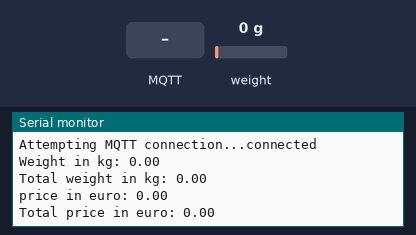
A program run on a simulated ESP32. Parts: the last lines printed to the serial monitor. The inputs (shaded band) are chosen by the test bench; at power-on: weight on the scale 0 g. WiFi joins after 1.5 s; servers stay silent unless stated; no MQTT or app messages arrive unless stated.

Above: at 7.2 s.
7.3 s: weight on the scale set to 3 g
At 10.5 s:
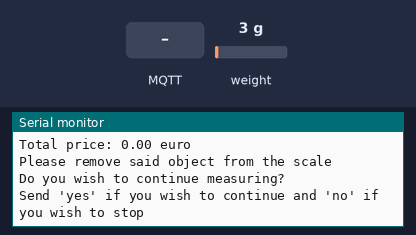
10.6 s: MQTT message "yes" arrives on the first subscribed topic
At 13.9 s:
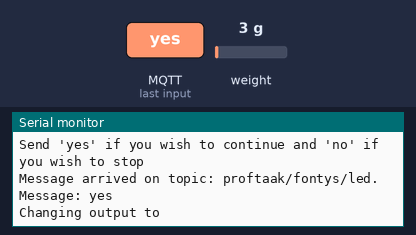
14.8 s: MQTT message "no" arrives on the first subscribed topic
At 17.6 s:
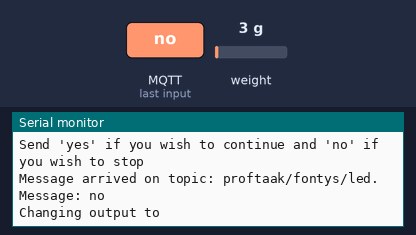
17.9 s: MQTT message "proftaak/fontys/led" arrives on the first subscribed topic
At 20.3 s:
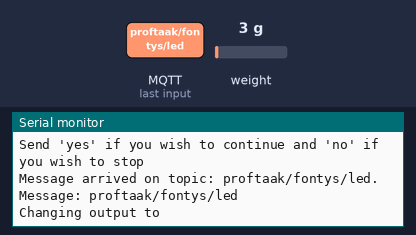
21.0 s: MQTT message "on" arrives on the first subscribed topic
At 23.2 s:
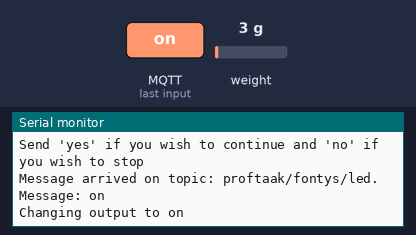
24.2 s: MQTT message "off" arrives on the first subscribed topic
At 26.3 s:
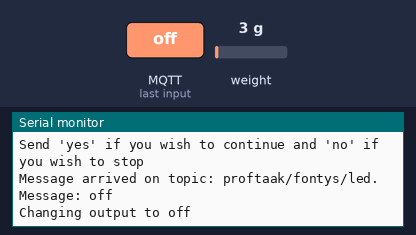
Timing chart, 0 to 27.8 s (numbered marks = the images above; inputs shaded):
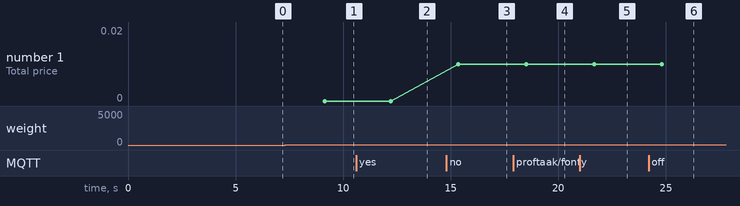

The program:

main.cpp
```cpp
#include <Arduino.h>
#include <WiFi.h>
#include <HX711.h>
#include <HX711_ADC.h>
#include <PubSubClient.h>
#include <Wire.h>

// initialize scale
HX711 scale;
const int CLOCKPIN = 4;
const int DATAPIN = 5;
HX711_ADC LoadCell(DATAPIN, CLOCKPIN);

// Replace the next variables with your SSID/Password combination
const char *ssid = "NETLAB-OIL010";
const char *password = "DesignChallenge";

// Add your MQTT Broker IP address, example:
// const char* mqtt_server = "192.168.1.144";
const char *mqtt_server = "192.168.160.210";
WiFiClient espClient;
PubSubClient client(espClient);
long lastMsg = 0;
char msg[50];
const int ledPin = 2;

// scale variables
float price = 0;
float weight = 0;
float total_weight = 0;
float total_price = 0;

// string for serial monitor
String message;

void mqtt_update()
{
  char currentstring[8];
  float weight_kg = weight / 1000;
  dtostrf(weight_kg, 1, 2, currentstring);
  Serial.print("Weight in kg: ");
  Serial.println(currentstring);
  client.publish("proftaak/fontys/weight", currentstring);

  currentstring[8];
  float total_weight_kg = total_weight / 1000;
  dtostrf(total_weight_kg, 1, 2, currentstring);
  Serial.print("Total weight in kg: ");
  Serial.println(currentstring);
  client.publish("proftaak/fontys/total_weight", currentstring);

  dtostrf(price, 1, 2, currentstring);
  Serial.print("price in euro: ");
  Serial.println(currentstring);
  client.publish("proftaak/fontys/price", currentstring);

  dtostrf(total_price, 1, 2, currentstring);
  Serial.print("Total price in euro: ");
  Serial.println(currentstring);
  client.publish("proftaak/fontys/total_price", currentstring);
}

void calibrate()
{
  LoadCell.tare();
  Serial.println("Calibration start");
  LoadCell.refreshDataSet(); // refresh the dataset to be sure that the known mass is measured correct
  float newCalibrationValue = 459.36;
  scale.set_scale(newCalibrationValue);
  delay(500);
  Serial.println("Calibration finished");
  delay(1000);
  Serial.println("Please put the object you want to measure on the scale");
}

void priceofplastic()
{
  price = weight / 1000 * 0.75;
  Serial.print("price: ");
  Serial.print(price);
  Serial.println(" euro");

  total_price = total_price + price;
  Serial.print("Total price: ");
  Serial.print(total_price);
  Serial.println(" euro");
}

void serialread()
{
  if (Serial.available() > 0) {
    char received = Serial.read();

    if (received == '\n') {
      if (message == "yes"){
        Serial.println("Please put the object you want to measure on the scale");
      }
      else if (message == "no") {
        mqtt_update();
        Serial.println("Thank you for using our project!");
        Serial.print("Your total money back is: ");
        Serial.print(total_price);
        Serial.println(" euro");
        Serial.print("The total weight of the measured objects is: ");
        Serial.print(total_weight / 1000);
        Serial.println(" kilograms");
        total_price = 0;
        total_weight = 0;
        //print receipt for customer
      }
      message = "";
    }else {
      message += received;
    }
  }
}

void measurements()
{
  weight = scale.get_units(10);
  total_weight = total_weight + weight;
  Serial.print("Weight: ");
  Serial.print(weight);
  Serial.println(" grams");

  Serial.print("Total weight: ");
  Serial.print(total_weight);
  Serial.println(" grams");

  priceofplastic(); // measure and print the price of the measured object

  delay(500);
  Serial.println("Please remove said object from the scale");
  delay(500);

  Serial.println("Do you wish to continue measuring?");
  Serial.println("Send 'yes' if you wish to continue and 'no' if you wish to stop");
}

void setup_wifi()
{
  delay(10);
  // We start by connecting to a WiFi network
  Serial.println();
  Serial.print("Connecting to ");
  Serial.println(ssid);

  WiFi.begin(ssid, password);

  while (WiFi.status() != WL_CONNECTED)
  {
    delay(500);
    Serial.print(".");
  }

  Serial.println("");
  Serial.println("WiFi connected");
  Serial.println("IP address: ");
  Serial.println(WiFi.localIP());
}

void callback(char *topic, byte *message, unsigned int length)
{
  Serial.print("Message arrived on topic: ");
  Serial.print(topic);
  Serial.print(". Message: ");
  String messageTemp;

  for (int i = 0; i < length; i++)
  {
    Serial.print((char)message[i]);
    messageTemp += (char)message[i];
  }
  Serial.println();

  // Feel free to add more if statements to control more GPIOs with MQTT

  // If a message is received on the topic esp32/output, you check if the message is either "on" or "off".
  // Changes the output state according to the message
  if (String(topic) == "proftaak/fontys/led")
  {
    Serial.print("Changing output to ");
    if (messageTemp == "on")
    {
      Serial.println("on");
      digitalWrite(ledPin, HIGH);
    }
    else if (messageTemp == "off")
    {
      Serial.println("off");
      digitalWrite(ledPin, LOW);
    }
  }
}

void reconnect()
{
  // Loop until we're reconnected
  while (!client.connected())
  {
    Serial.print("Attempting MQTT connection...");
    // Attempt to connect
    if (client.connect("ESP32Client", "proftaak", "04juLi2003!"))
    {
      Serial.println("connected");
      // Subscribe
      client.subscribe("proftaak/fontys/led");
      mqtt_update();
    }
    else
    {
      Serial.print("failed, rc=");
      Serial.print(client.state());
      Serial.println(" try again in 5 seconds");
      // Wait 5 seconds before retrying
      delay(5000);
    }
  }
}

void setup()
{
  Serial.begin(9600);
  scale.begin(DATAPIN, CLOCKPIN);
  scale.tare();
  LoadCell.begin();
  setup_wifi();
  calibrate();                         // start calibration
  client.setServer(mqtt_server, 1883); // set mqtt server
  client.setCallback(callback);
}

void loop()
{
  if (!client.connected())
  {
    reconnect();
  }
  client.loop();

  long now = millis();
  weight = scale.get_units(10);
  if (weight > 1)
  {
    measurements(); // Function to measure weight once.
  }
  serialread();
}
```

Measured:
- the behaviour switches between 1 and 2 g on weight on the scale (found by bisection; images 0 and 1)
- after the input at 7.3 s, the serial monitor: prints a new line after 1.8 s (image 1)
- after the input at 10.6 s, the serial monitor: prints a new line after 2.7 s (image 2)
- after the input at 14.8 s, the serial monitor: prints a new line after 1.6 s (image 3)
- after the input at 17.9 s, the serial monitor: prints a new line after 1.7 s (image 4)
- after the input at 21.0 s, the serial monitor: prints a new line after 1.7 s (image 5)
- after the input at 24.2 s, the serial monitor: prints a new line after 1.7 s (image 6)
